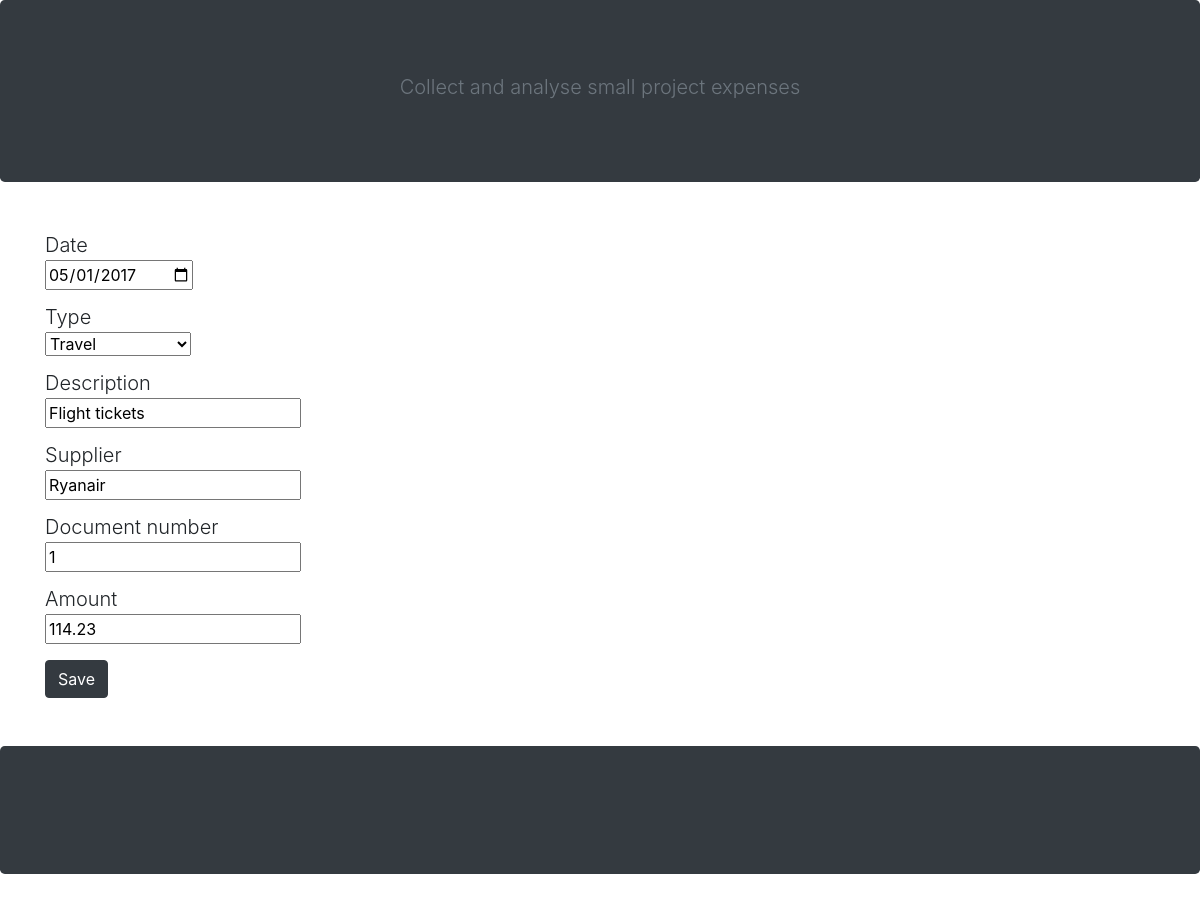
Page /keepers/1/edit-expense/1/ on the committed database.
### islaidos_app/models.py (models this page shows, shortened)
class Expenses(models.Model):
    data = models.DateTimeField()
    tiekejas = models.CharField(max_length=100)
    description = models.CharField(max_length=100)
    tipas = models.ForeignKey(ExpenseTypes, on_delete=models.CASCADE)
    dok_nr = models.IntegerField()
    suma = models.DecimalField(max_digits=9, decimal_places=2)
    keeper = models.ForeignKey(Keeper, default=None, on_delete=models.CASCADE)

class ExpenseTypes(models.Model):
    tipas = models.CharField(max_length=50)
    aktyvus = models.BooleanField()
    keeper = models.ForeignKey(Keeper, default=None, on_delete=models.CASCADE)
    def __str__(self):
        return self.tipas

### islaidos_app/views.py (the view)
# urls.py: path('keepers/<int:keeper_id>/edit-expense/<int:expense_id>/', views.editExpense, name='edit_expense'),
def editExpense(request, keeper_id, expense_id):
    expense = Expenses.objects.get(id=expense_id)
    form = ExpenseForm(request.POST or None, instance=expense)
    if form.is_valid():
         form.save()
         return redirect('viewKeeper', keeper_id)
    return render(request, 'expense-form.html', {'form':form, 'expense': expense})

### islaidos_app/forms.py
class ExpenseForm(forms.ModelForm):
    class Meta:
        model = Expenses
        fields = ['data', 'tipas', 'description', 'tiekejas', 'dok_nr', 'suma', 'keeper']
        widgets = {
            'data': DateInput(attrs={'type': 'date'}),
        }

### islaidos_app/templates/expense-form.html (shortened to what this page needs)
{% extends 'base.html' %}
{% block content %}
<form method="POST">
    <div class="form-group">
        <div class="lead">Date</div>
        {{ form.data }}
        <div class="lead">Type</div>
        {{ form.tipas }}
        <div class="lead">Description</div>
        {{ form.description }}
        <div class="lead">Supplier</div>
        {{ form.tiekejas }}
        <div class="lead">Document number</div>
        {{ form.dok_nr }}
        <div class="lead">Amount</div>
        {{ form.suma }}
    </div>
    <button class="btn btn-dark mb-5" type="submit" style="text-decoration:none;">
        Save
    </button>
</form>
{% endblock %}

### static/css/styles.css (style rules this page uses)
.container .form-group { width: 20% }
.container .form-group input { display: block; margin-bottom: 12px; }
.container .form-group select { display: block; margin-bottom: 12px; }

### rows in the picture
Expenses: data "05/01/2017", description "Flight tickets", tiekejas "Ryanair", dok_nr "1", suma "114.23"
ExpenseTypes: tipas "Travel"
